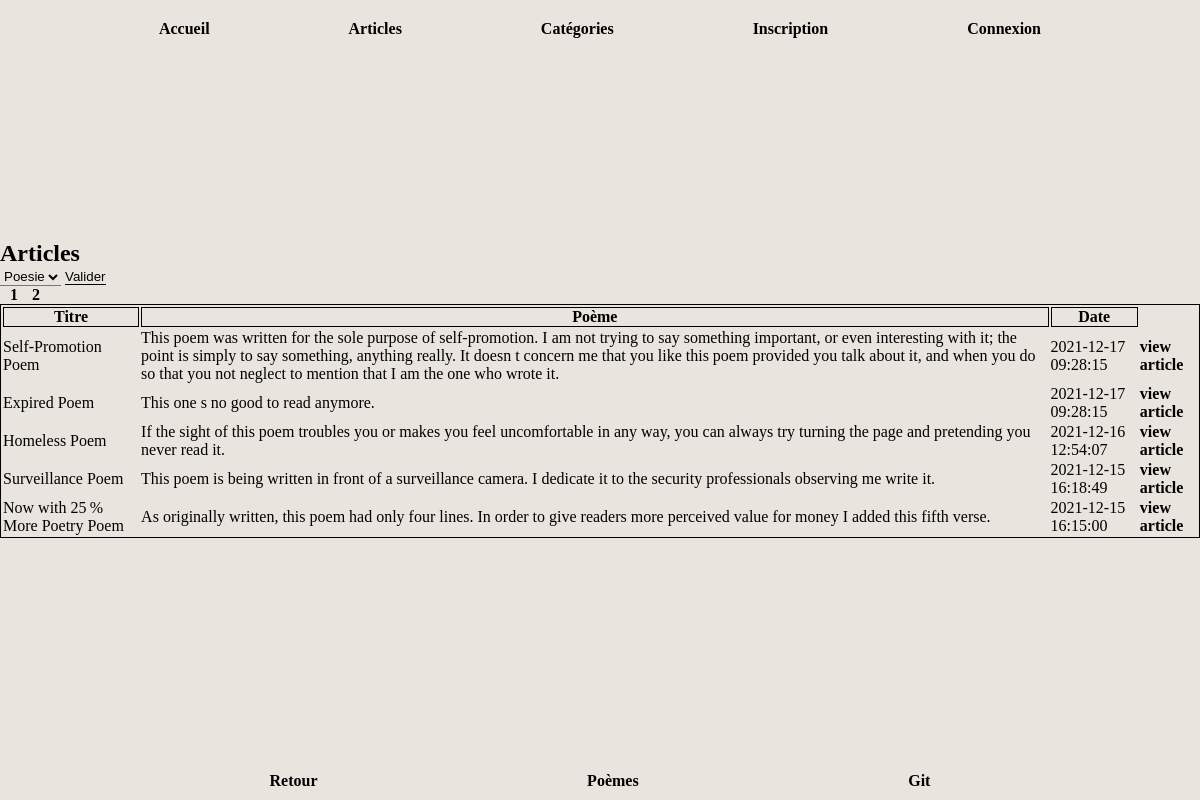
The app's page /articles.php with its own data.
### tables this page shows
CREATE TABLE `articles` (
  `id` int(11) NOT NULL,
  `titre` varchar(255) NOT NULL,
  `article` text NOT NULL,
  `id_utilisateur` int(11) DEFAULT NULL,
  `id_categorie` int(11) DEFAULT NULL,
  `date` timestamp NOT NULL DEFAULT CURRENT_TIMESTAMP ON UPDATE CURRENT_TIMESTAMP
);

### articles.php (the view, shortened to what this page needs)
<?php
require('./DATABASE/database-sqli.php');
$sql_count_articles = mysqli_query($conn, 'SELECT COUNT(*) AS liste FROM `articles`');
$count_articles = mysqli_fetch_all($sql_count_articles, MYSQLI_ASSOC);
@$page = $_GET["page"];
if (empty($page)) {
    $page = 1;
}
$nbr_article_par_page = 5;
$nbr_page = ceil($count_articles[0]["liste"] / $nbr_article_par_page);
$debut = ($page - 1) * $nbr_article_par_page;
$sql_articles = mysqli_query($conn, "SELECT * FROM `articles` ORDER BY `date` DESC LIMIT $debut , $nbr_article_par_page");
$articles = mysqli_fetch_all($sql_articles, MYSQLI_ASSOC);
$sql = mysqli_query($conn, "SELECT categories.* FROM categories ");
@$oi = $_GET['categorie'];
$sql_categori = mysqli_query($conn, "SELECT * FROM `categories` WHERE `nom` = '$oi'");
$result1 = mysqli_fetch_all($sql_categori, MYSQLI_ASSOC);
?>
<!DOCTYPE html>
<html lang="en">
<head>
</head>
<body>
<?php require('header.php') ?>
    <main class="container">
        <div class="row">
            <section class="liste-article">
                <h1>Articles</h1>
                <form action="" method="GET">
                    <select name="categorie">
                        <?php foreach ($result_cat as $categorie) { ?>
                            <option value="<?php echo $categorie['nom']; ?> "><?php echo $categorie['nom']; ?> </option>
                        <?php } ?>
                    </select>
                    <button name="submit" class="formButton">Valider</button>
                </form>
                <?php
                for ($i = 1; $i <= $nbr_page; $i++) {
                    if ($page != $i)
                        echo "<a class='page' href='?page=$i'>$i</a>&nbsp";
                    else
                        echo "<a class='page'>$i</a>&nbsp";
                }
                ?>
                <table class="table-article">
                    <thead>
                        <th>Titre</th>
                        <th>Poème</th>
                        <th>Date</th>
                    </thead>
                    <tbody>
                        <?php
                        if (isset($_GET['categorie'])) {
                            if (($_GET['categorie']) == $oi) {
                                $idcate = $result1[0]['id'];
                                $sql_categories = mysqli_query($conn, "SELECT * FROM `articles` WHERE `id_categorie` = '$idcate'");
                                $result = mysqli_fetch_all($sql_categories, MYSQLI_ASSOC);
                            }
                            foreach ($result as $cat) {
                        ?>
                                <tr>
                                    <td><?= $cat['titre'] ?></td>
                                    <td><?= $cat['article'] ?></td>
                                    <td><?= $cat['date'] ?></td>
                                    <td> <?php echo '<a href="article.php?id=' . $cat['id'] . '">view article</a>'; ?></td>
                                </tr>
                            <?php
                            }
                        } else {
                            foreach ($articles as $article) {
                            ?>
                                <tr>
                                    <td class="articleTitre"><?= $article['titre'] ?></td>
                                    <td><?= $article['article'] ?></td>
                                    <td><?= $article['date'] ?></td>
                                    <td> <?php echo '<a href="article.php?id=' . $article['id'] . '">view article</a>'; ?></td>
                                </tr>
                        <?php
                            }
                        }
                        ?>
                    </tbody>
                </table>
            </section>
        </div>
    </main>
    <section class="footer">
            <?php require('footer.php') ?>
        </section>
</body>
</html>

### header.php (shortened to what this page needs)
<?php
require('./DATABASE/database-sqli.php');
@$loogin = $_SESSION['user'];
$sql = mysqli_query($conn, "SELECT categories.* FROM categories ");
$result_cat = mysqli_fetch_all($sql, MYSQLI_ASSOC);
?>
<!DOCTYPE html>
<html lang = "en">
<head>
    <link rel="stylesheet" href="./css/style.css">
</head>
<header class = "menu">
    <div class = "conteneur_nav" >
        <nav class = "menuNav">
            <ul>
                <li><a href="index.php">Accueil</a></li>
                <li><a href="articles.php">Articles</a></li>
                    <li ><a href="index.php">Catégories
                </li>
            <?php if (!isset($loogin)) { ?>
                <li>
                    <a href="inscription.php">Inscription</a>
                </li>
                <li>
                    <a href="connexion.php">Connexion</a>
                </li>
            <?php } ?>
            </ul>
        </nav>
</div>
</header>

### footer.php
<footer>
    <nav>
        <ul>
            <li><a href="index.php">Retour</a></li>
            <li><a href="articles.php">Poèmes</a></li>
            <li><a href="https://github.com/stephane-mathieu/blog" target="_blank">Git</a></li>
        </ul>
    </nav>
</footer>

### css/style.css (style rules this page uses)
* { margin: 0; padding: 0; box-sizing: border-box; text-decoration: none; list-style: none; }
body { background-color: #e9e5de; font-family: "PPRightGothic-Light"; overflow-x: hidden; }
body a { text-decoration: none; color: black; font-weight: bold; }
.conteneur_nav { padding: 20px; }
.menuNav { font-family: "PPRightGothic-Medium"; list-style-type: none; height: 80px; margin: 0; padding: 0; display: flex; justify-content: flex-start; flex-direction: column; }
.menuNav ul { display: flex; justify-content: space-evenly; }
.menuNav a { text-decoration: none; color: black; }
body tr { font-family: "PPRightGothic-Light"; }
.formButton { background-color: #e9e5de; border-bottom: 1.4px solid black; border-top: none; border-left: none; border-right: none; }
select { background-color: #e9e5de; outline-offset: 0px; outline: none; border-top: none; border-left: none; border-right: none; }
table { border: solid 1px black; }
table th { border: solid 1px black; }
tr { border: solid 1px black; }
.container { margin-top: 10%; order: 2; display: flex; flex-direction: column; }
.footer { position: absolute; bottom: 0; left: 0; right: 0; padding: 10px 0px; display: flex; justify-content: flex-start; flex-direction: column; }
.footer ul { display: flex; justify-content: space-evenly; }
.page { padding-left: 10px; }

### records on screen
articles: titre "Self-Promotion Poem", article "This poem was written for the sole purpose of self-promotion. I am not trying to say something important, or even interesting with it; the point is simply to say something, anything really. It doesn t concern me that you like this poem provided you talk about it, and when you do so that you not neglect to mention that I am the one who wrote it.", date "2021-12-17 09:28:15"
articles: titre "Expired Poem", article "This one s no good to read anymore.", date "2021-12-17 09:28:15"
articles: titre "Homeless Poem", article "If the sight of this poem troubles you or makes you feel uncomfortable in any way, you can always try turning the page and pretending you never read it.", date "2021-12-16 12:54:07"
articles: titre "Surveillance Poem", article "This poem is being written in front of a surveillance camera. I dedicate it to the security professionals observing me write it.", date "2021-12-15 16:18:49"
articles: titre "Now with 25 % More Poetry Poem", article "As originally written, this poem had only four lines. In order to give readers more perceived value for money I added this fifth verse.", date "2021-12-15 16:15:00"

### other values on screen
form field categorie "Poesie"
